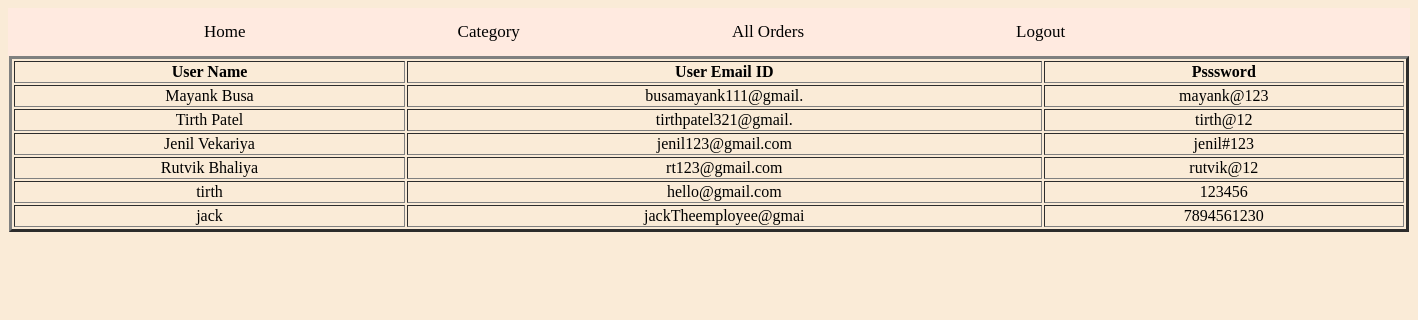
The page /users.php on the database its author committed.
### tables this page shows
CREATE TABLE `tbluser` (
  `username` varchar(20) NOT NULL,
  `email` varchar(20) NOT NULL,
  `conformpassword` varchar(20) NOT NULL,
  `password` varchar(20) NOT NULL
);

### users.php (the view, shortened to what this page needs)
<!DOCTYPE html>
<html lang="en">
<head>
</head>
<body style="background-color:antiquewhite">
<div class="topnav">
    <a class="active" href="AdminHomePage.php">Home</a>
    <a href="AddCategory.php">Category</a>
    <a href="Allorder.php">All Orders</a>
    <a href="index.php">Logout</a>
    </div>
</body>
</html>
<?php
    include 'Database_connect.php';
    $query = "select * from tbluser";
    $data = mysqli_query($conn,$query);
    $t = mysqli_num_rows($data);
    if($t != 0)
    {
        ?>
        <table  align="center" border="3px" width=1400 bgcolor=antiquewhite style='text-align:center'>
            <tr>
                <th>User Name</th>
                <th>User Email ID</th>
			    <th>Psssword </th>
            </tr>
        <?php
        while( $r = mysqli_fetch_assoc($data))
        {
        echo "<tr>
                <td>".$r['username']."</td>
                <td>".$r['email']."</td>
                <td>".$r['password']."</td>
            </tr>";
        }
    }
    else
        echo "No Data Found";
?>
</table>

### users.php (style rules this page uses)
.topnav { overflow: hidden; background-color: #ffeae0; }
.topnav a { float: left; margin-left: 180px; display: block; color: black; text-align: center; padding: 14px 16px; text-decoration: none; font-size: 17px; }

### rows shown on the page
tbluser: username "Mayank Busa", email "busamayank111@gmail.", password "mayank@123"
tbluser: username "Tirth Patel", email "tirthpatel321@gmail.", password "tirth@12"
tbluser: username "Jenil Vekariya", email "jenil123@gmail.com", password "jenil#123"
tbluser: username "Rutvik Bhaliya", email "rt123@gmail.com", password "rutvik@12"
tbluser: username "tirth", email "hello@gmail.com", password "123456"
tbluser: username "jack", email "jackTheemployee@gmai", password "7894561230"
